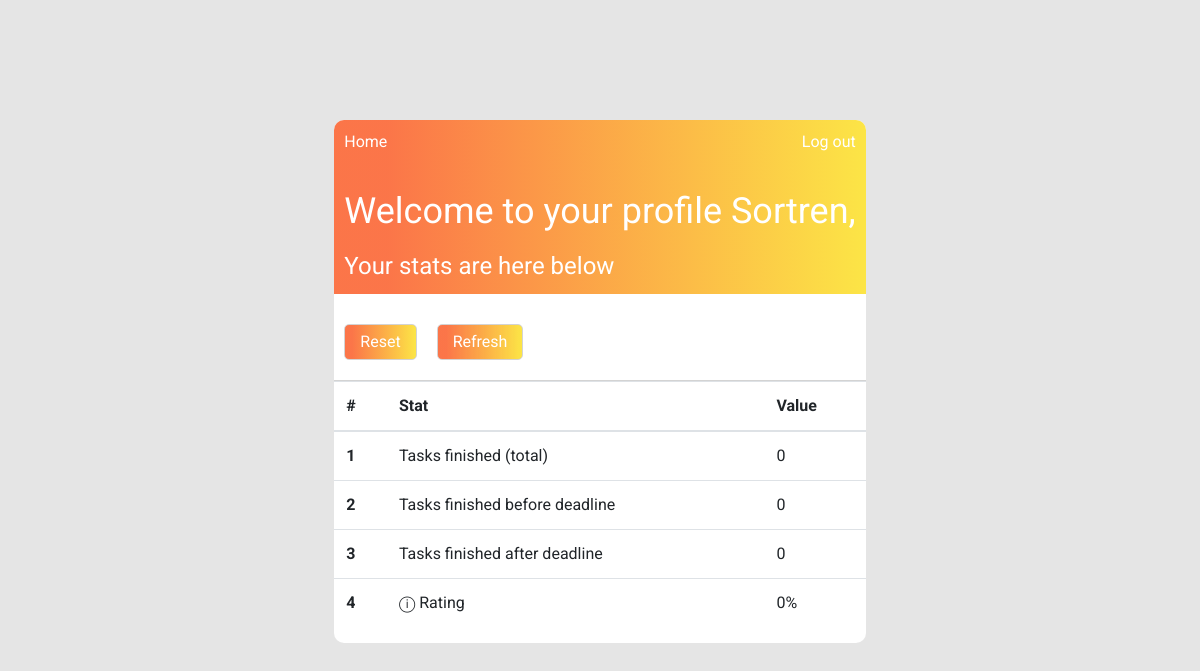
The app's page /profile/ (signed in) with its own data.
### users/models.py (models this page shows, shortened)
class Profile(models.Model):
    user = models.OneToOneField(User, on_delete=models.CASCADE)
    total_tasks_finished = models.PositiveIntegerField(default=0)
    finished_before_deadline = models.PositiveIntegerField(default=0)
    finished_after_deadline = models.PositiveIntegerField(default=0)
    rating = models.PositiveIntegerField(
        default=0, validators=[validate_rating])

### users/views.py (the view)
# urls.py: path('profile/', include('users.urls')),
@require_http_methods(['GET'])
@login_required
def profile(request):
    profile = Profile.objects.get(user=request.user)
    context = {
        'profile': profile
    }
    return render(request, 'users/profile.html', context)

### users/templates/users/profile.html (shortened to what this page needs)
{% extends "to_do/base_home.html" %}
{% block header%}
  <span class="welcome">Welcome to your profile <a href = "{% url 'profile' %} " class = "username">{{ user.username }},</a></span>
{% endblock header%}
{% block mid-panel %}
  <div class="sort">
    <form method="POST" action="reset-stats/" class="reset">
      <button class = "button" type="submit">Reset</button>
    </form>
    <form method="POST" action="refresh-stats/" class="reset">
      <button class = "button" type="submit">Refresh</button>
    </form>
  </div>
{% endblock mid-panel %}
{% block tasks-to-do %}
    <span class="incomplete">
      Your stats are here below
    </span>
{% endblock tasks-to-do %}
{% block profile%}
    <div class = "tasks-container">
      <table class="table">
        <thead>
          <tr>
            <th scope="col">#</th>
            <th scope="col">Stat</th>
            <th scope="col">Value</th>
          </tr>
        </thead>
        <tbody>
          <tr>
            <th scope="row">1</th>
            <td>Tasks finished (total)</td>
            <td>{{profile.total_tasks_finished}}</td>
          </tr>
          <tr>
            <th scope="row">2</th>
            <td>Tasks finished before deadline</td>
            <td>{{profile.finished_before_deadline}}</td>
          </tr>
          <tr>
            <th scope="row">3</th>
            <td>Tasks finished after deadline</td>
            <td>{{profile.finished_after_deadline}}</td>
          </tr>
          <tr>
            <th scope="row">4</th>
              <td>
                <span data-bs-toggle="tooltip" data-bs-placement="top" title="Rating is basically the percantage of your tasks finished before deadline to the total amount of tasks finished, thus you can know how on-time are" class="hidden-info">&#9432</span>
                <span>Rating</span>
              </td>
            <td>{{profile.rating}}%</td>
          </tr>
        </tbody>
      </table>
    </div>
{% endblock profile%}

### to_do/static/to_do/home.css (style rules this page uses)
* { margin: 0; padding: 0; box-sizing: border-box; font-family: "Roboto", sans-serif; }
body { background-color: #e5e5e5; }
.welcome { font-size: 36px; }
.welcome a { color: white; text-decoration: none; }
.incomplete { font-size: 24px; }
.sort { display: flex; align-items: center; gap: 20px; padding: 30px 10px 20px 10px; }
.button, .button:focus { outline: none; text-decoration: none; border: 0.5px solid lightgrey; cursor: pointer; border-radius: 5px; color: white; padding: 5px 15px 5px 15px; background: rgb(251, 110, 63); background: linear-gradient( 90deg, rgba(251, 110, 63, 0.9500175070028011) 10%, rgba(252, 229, 70, 1) 100% ); }
.tasks-container { display: flex; flex-direction: column; flex: 1; }
.hidden-info { cursor: pointer; }

### records on screen
Profile: total_tasks_finished "0", finished_before_deadline "0", finished_after_deadline "0", rating "0"

### other values on screen
{{ user.username }} "Sortren"
